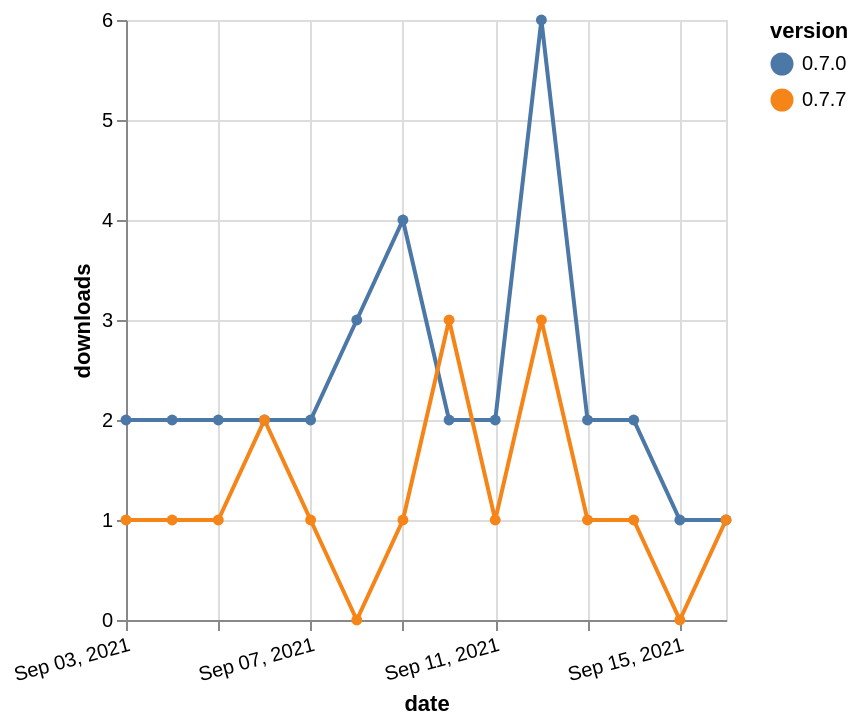

Vega-Lite specification for this chart:
### Vega-Lite specification from a JSON file in a GitHub repository (floating-point values rounded to 4 significant figures)
{"$schema": "https://vega.github.io/schema/vega-lite/v5.json", "description": "A simple bar chart with embedded data.", "data": {"values": [{"date": "2021-09-03", "total": 2898, "delta": 2, "version": "0.7.0"}, {"date": "2021-09-04", "total": 2900, "delta": 2, "version": "0.7.0"}, {"date": "2021-09-05", "total": 2902, "delta": 2, "version": "0.7.0"}, {"date": "2021-09-06", "total": 2904, "delta": 2, "version": "0.7.0"}, {"date": "2021-09-07", "total": 2906, "delta": 2, "version": "0.7.0"}, {"date": "2021-09-08", "total": 2909, "delta": 3, "version": "0.7.0"}, {"date": "2021-09-09", "total": 2913, "delta": 4, "version": "0.7.0"}, {"date": "2021-09-10", "total": 2915, "delta": 2, "version": "0.7.0"}, {"date": "2021-09-11", "total": 2917, "delta": 2, "version": "0.7.0"}, {"date": "2021-09-12", "total": 2923, "delta": 6, "version": "0.7.0"}, {"date": "2021-09-13", "total": 2925, "delta": 2, "version": "0.7.0"}, {"date": "2021-09-14", "total": 2927, "delta": 2, "version": "0.7.0"}, {"date": "2021-09-15", "total": 2928, "delta": 1, "version": "0.7.0"}, {"date": "2021-09-16", "total": 2929, "delta": 1, "version": "0.7.0"}, {"date": "2021-09-03", "total": 332, "delta": 1, "version": "0.7.7"}, {"date": "2021-09-04", "total": 333, "delta": 1, "version": "0.7.7"}, {"date": "2021-09-05", "total": 334, "delta": 1, "version": "0.7.7"}, {"date": "2021-09-06", "total": 336, "delta": 2, "version": "0.7.7"}, {"date": "2021-09-07", "total": 337, "delta": 1, "version": "0.7.7"}, {"date": "2021-09-08", "total": 337, "delta": 0, "version": "0.7.7"}, {"date": "2021-09-09", "total": 338, "delta": 1, "version": "0.7.7"}, {"date": "2021-09-10", "total": 341, "delta": 3, "version": "0.7.7"}, {"date": "2021-09-11", "total": 342, "delta": 1, "version": "0.7.7"}, {"date": "2021-09-12", "total": 345, "delta": 3, "version": "0.7.7"}, {"date": "2021-09-13", "total": 346, "delta": 1, "version": "0.7.7"}, {"date": "2021-09-14", "total": 347, "delta": 1, "version": "0.7.7"}, {"date": "2021-09-15", "total": 347, "delta": 0, "version": "0.7.7"}, {"date": "2021-09-16", "total": 348, "delta": 1, "version": "0.7.7"}]}, "width": "container", "mark": {"type": "line", "point": {"filled": true}}, "encoding": {"x": {"field": "date", "type": "temporal", "timeUnit": "yearmonthdate", "title": "date", "axis": {"labelAngle": -15}}, "y": {"field": "delta", "type": "quantitative", "title": "downloads"}, "color": {"field": "version", "type": "nominal"}, "tooltip": {"field": "delta"}}}
